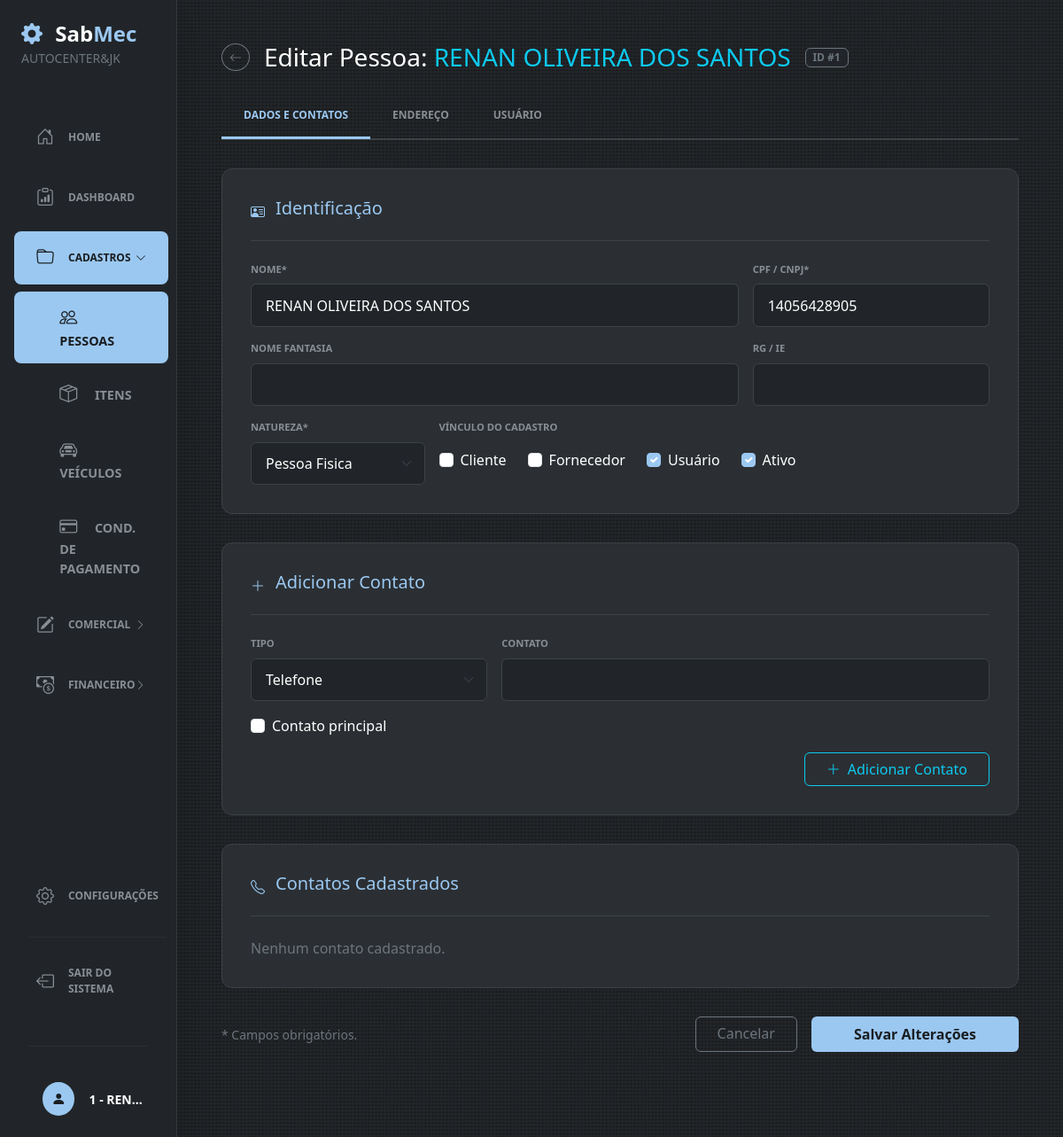
Before: /pessoas/1/editar (signed in) with the older database file.
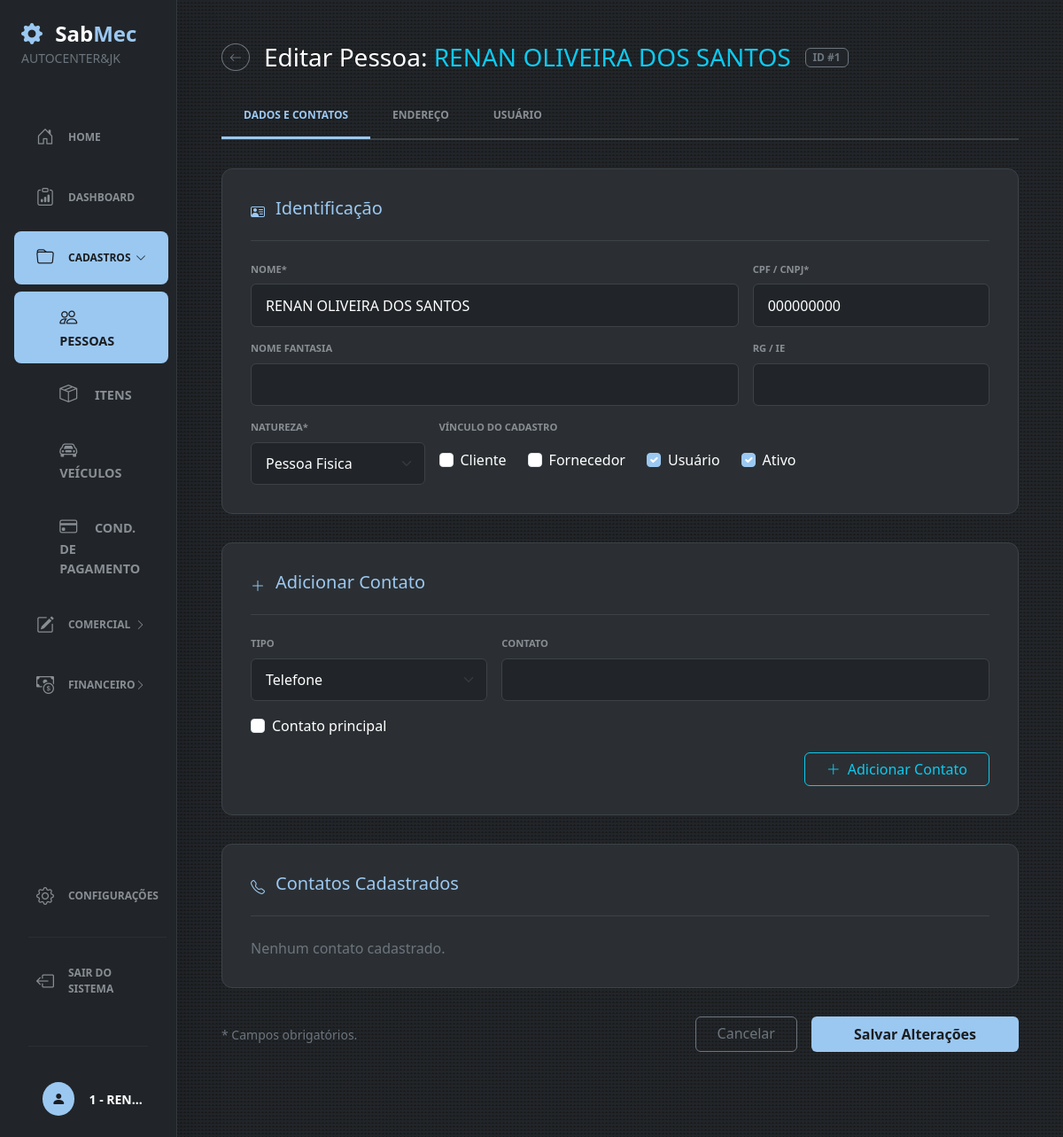
After: the same page with the newer database file.
### sabmec/models/pessoas.py (models this page shows)
class Pessoa(db.Model):
    __tablename__ = "pessoas"
    id = db.Column(db.Integer, primary_key=True)
    nome = db.Column(db.String(150), nullable=False)
    nome_fantasia = db.Column(db.String(150))
    documento_fiscal = db.Column(db.String)
    ie_rg = db.Column(db.String)
    entidade = db.Column(db.Enum('PF', 'PJ', name='entidade_enum'), nullable=False)
    ativo = db.Column(db.Boolean, default=True)
    eh_cliente = db.Column(db.Boolean)
    eh_usuario = db.Column(db.Boolean)
    eh_fornecedor = db.Column(db.Boolean)
    cliente = db.relationship("PessoaCliente", back_populates="pessoa", uselist=False)
    contatos = db.relationship("PessoaContato", back_populates="pessoa", cascade="all, delete-orphan")
    usuario = db.relationship("PessoaUsuario", back_populates="pessoa", uselist=False)
    fornecedor = db.relationship("PessoaFornecedor", back_populates="pessoa", uselist=False)
    enderecos = db.relationship("PessoaEndereco", back_populates="pessoa", cascade="all, delete-orphan")
    veiculos = db.relationship(
    "Veiculo",
    back_populates="pessoa",
    cascade="all, delete-orphan",
    )
    filial = db.relationship("PessoaFilial", back_populates="pessoa", uselist=False)

### sabmec/routes/cadastros/pessoas_editar.py (the view, shortened to what this page needs)
@pessoas_bp.route("/pessoas/<int:id>/editar", methods=["GET", "POST"])
@login_required
def pessoas_editar(id):
    pessoa = Pessoa.query.get_or_404(id)
    form_pessoa = FormPessoa()
    form_contato = FormPessoaContato()
    form_endereco = FormPessoaEndereco()
    form_cliente = FormPessoaCliente()
    form_fornecedor = FormPessoaFornecedor()
    form_usuario = FormPessoaUsuario()
    carregar_choices_endereco(form_endereco)
    if request.method == "GET":
        form_pessoa.nome.data = pessoa.nome
        form_pessoa.documento_fiscal.data = pessoa.documento_fiscal
        form_pessoa.nome_fantasia.data = pessoa.nome_fantasia
        form_pessoa.ie_rg.data = pessoa.ie_rg
        form_pessoa.entidade.data = pessoa.entidade
        form_pessoa.ativo.data = pessoa.ativo
        form_pessoa.eh_cliente.data = pessoa.eh_cliente
        form_pessoa.eh_fornecedor.data = pessoa.eh_fornecedor
        form_pessoa.eh_usuario.data = pessoa.eh_usuario
        if pessoa.cliente:
            form_cliente.cliente_ativo.data = pessoa.cliente.cliente_ativo
        if pessoa.fornecedor:
            form_fornecedor.fornecedor_ativo.data = pessoa.fornecedor.fornecedor_ativo
        if pessoa.usuario:
            form_usuario.usuario.data = pessoa.usuario.usuario
            form_usuario.usuario_ativo.data = pessoa.usuario.ativo
    return renderizar_edicao(
        pessoa,
        form_pessoa,
        form_contato,
        form_endereco,
        form_cliente,
        form_fornecedor,
        form_usuario,
    )

### sabmec/forms/pessoas_forms.py
class FormPessoa(FlaskForm):
    nome = StringField("Nome*", validators=[DataRequired(), Length(max=150)])
    nome_fantasia = StringField("Nome Fantasia", validators=[Optional(), Length(max=150)])
    documento_fiscal = StringField("CPF / CNPJ*", validators=[DataRequired(), Length(max=20)])
    ie_rg = StringField("RG / IE", validators=[Optional(), Length(max=20)])
    entidade = SelectField(
        "Natureza*",
        choices=[("PF", "Pessoa Fisica"), ("PJ", "Pessoa Juridica")],
        validators=[DataRequired()],
    )
    ativo = BooleanField("Ativo", default=True)
    eh_cliente = BooleanField("Cliente", default=False)
    eh_fornecedor = BooleanField("Fornecedor", default=False)
    eh_usuario = BooleanField("Usuario", default=False)
    submit = SubmitField("Salvar Cadastro")

### sabmec/__init__.py (called while the page is built)
@login_manager.user_loader
def load_usuario(id_usuario):
    return PessoaUsuario.query.get(int(id_usuario))

@app.context_processor
def inject_empresa_sidebar():
    filial = PessoaFilial.query.first()
    empresa = None
    if filial:
        empresa = Pessoa.query.get(
            filial.pessoa_id
        )
    return dict(
        empresa_sidebar=empresa
    )

### sabmec/templates/cadastros/pessoas_editar.html (shortened to what the changed rows need)
{% extends 'bases/base.html' %}
{% block body %}
<div class="container-fluid py-5 px-4">
    <div class="content-wrapper">
        <div class="d-flex align-items-center gap-3 mb-4">
            <a href="{{ url_for('pessoas.pessoas') }}" class="btn btn-outline-secondary btn-sm rounded-circle">
                <i class="bi bi-arrow-left"></i>
            </a>
            <h3 class="text-white m-0">Editar Pessoa: <span class="text-info">{{ pessoa.nome }}</span></h3>
            <span class="badge bg-dark border border-secondary text-secondary">ID #{{ pessoa.id }}</span>
        </div>
        <form method="POST" action="{{ url_for('pessoas.pessoas_editar', id=pessoa.id) }}" novalidate>
            <div class="tab-content mt-4">
                <div class="tab-pane fade show active" id="dados-content" role="tabpanel">
                    <div class="form-card">
                        <div class="row g-3">
                            <div class="col-md-8">
                                {{ form_pessoa.nome.label(class="form-label-custom") }}
                                {{ form_pessoa.nome(class="form-control form-control-sabmec") }}
                            </div>
                            <div class="col-md-4">
                                {{ form_pessoa.documento_fiscal.label(class="form-label-custom") }}
                                {{ form_pessoa.documento_fiscal(class="form-control form-control-sabmec") }}
                            </div>
                            <div class="col-md-8">
                                {{ form_pessoa.nome_fantasia.label(class="form-label-custom") }}
                                {{ form_pessoa.nome_fantasia(class="form-control form-control-sabmec") }}
                            </div>
                            <div class="col-md-4">
                                {{ form_pessoa.ie_rg.label(class="form-label-custom") }}
                                {{ form_pessoa.ie_rg(class="form-control form-control-sabmec") }}
                            </div>
                            <div class="col-md-3">
                                {{ form_pessoa.entidade.label(class="form-label-custom") }}
                                {{ form_pessoa.entidade(class="form-select form-control-sabmec") }}
                            </div>
                            <div class="col-md-9">
                                <div class="d-flex gap-4">
                                    <div class="form-check">
                                        {{ form_pessoa.eh_cliente(class="form-check-input", id="tipoCliente", onchange="toggleVinculosCadastro()") }}
                                        <label class="form-check-label text-white" for="tipoCliente">Cliente</label>
                                    </div>
                                    <div class="form-check">
                                        {{ form_pessoa.eh_fornecedor(class="form-check-input", id="tipoFornecedor", onchange="toggleVinculosCadastro()") }}
                                        <label class="form-check-label text-white" for="tipoFornecedor">Fornecedor</label>
                                    </div>
                                    <div class="form-check">
                                        {{ form_pessoa.eh_usuario(class="form-check-input", id="tipoUsuario", onchange="toggleVinculosCadastro()") }}
                                        <label class="form-check-label text-white" for="tipoUsuario">Usuário</label>
                                    </div>
                                    <div class="form-check">
                                        {{ form_pessoa.ativo(class="form-check-input", id="ativo") }}
                                        <label class="form-check-label text-white" for="ativo">Ativo</label>
                                    </div>
                                </div>
                            </div>
                        </div>
                    </div>
                </div>
            </div>
        </form>
    </div>
</div>
{% endblock %}

Changed rows visible on the page:
changed Pessoa "RENAN OLIVEIRA DOS SANTOS": documento_fiscal "14056428905" → "000000000"
